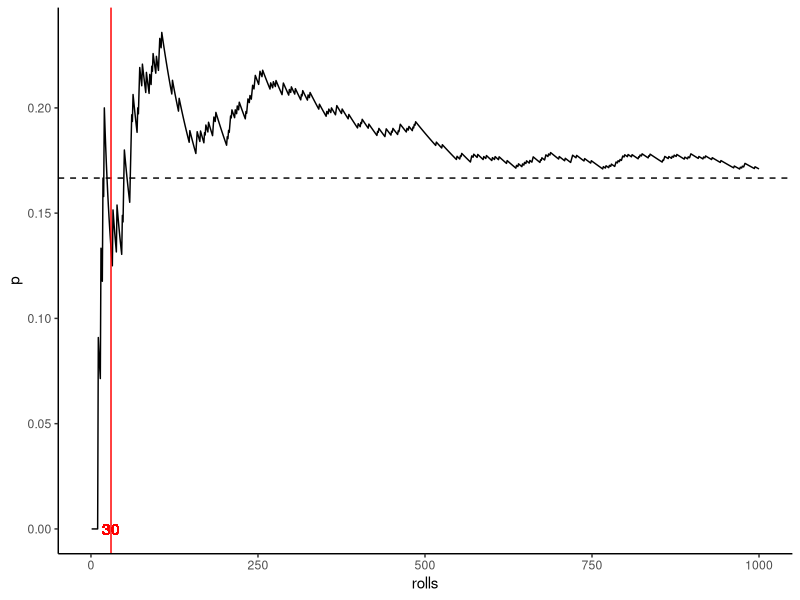

The R source for this figure:
library(tidyverse)
# (pseudo) random generation of 1.000 rolls
set.seed(13)
tab2_1 <- as.data.frame(sample(x = 1:6, size = 1000, replace = TRUE))

# renaming dataframe col
colnames(tab2_1)[1] <- "outcome"
tab2_1$rolls<-as.numeric(rownames(tab2_1))

# creating success (all outcomes =1) column and probability (p) of success column 
# with n(success)/n(rolls)
tab2_1$success=0
tab2_1$success[which(tab2_1$outcome==1)] = 1
tab2_1$p=cumsum(tab2_1$success)/tab2_1$rolls
summary(tab2_1)

# visualization
fig2_1<-ggplot(tab2_1)+
  geom_line(aes(x=rolls, y=p))+
  geom_hline(yintercept =1/6, linetype="dashed")+
  geom_vline(xintercept=30,color="red" )+
  geom_text( mapping=aes(x=30, y=0),label="30", color="red")+
  theme_classic()
fig2_1


